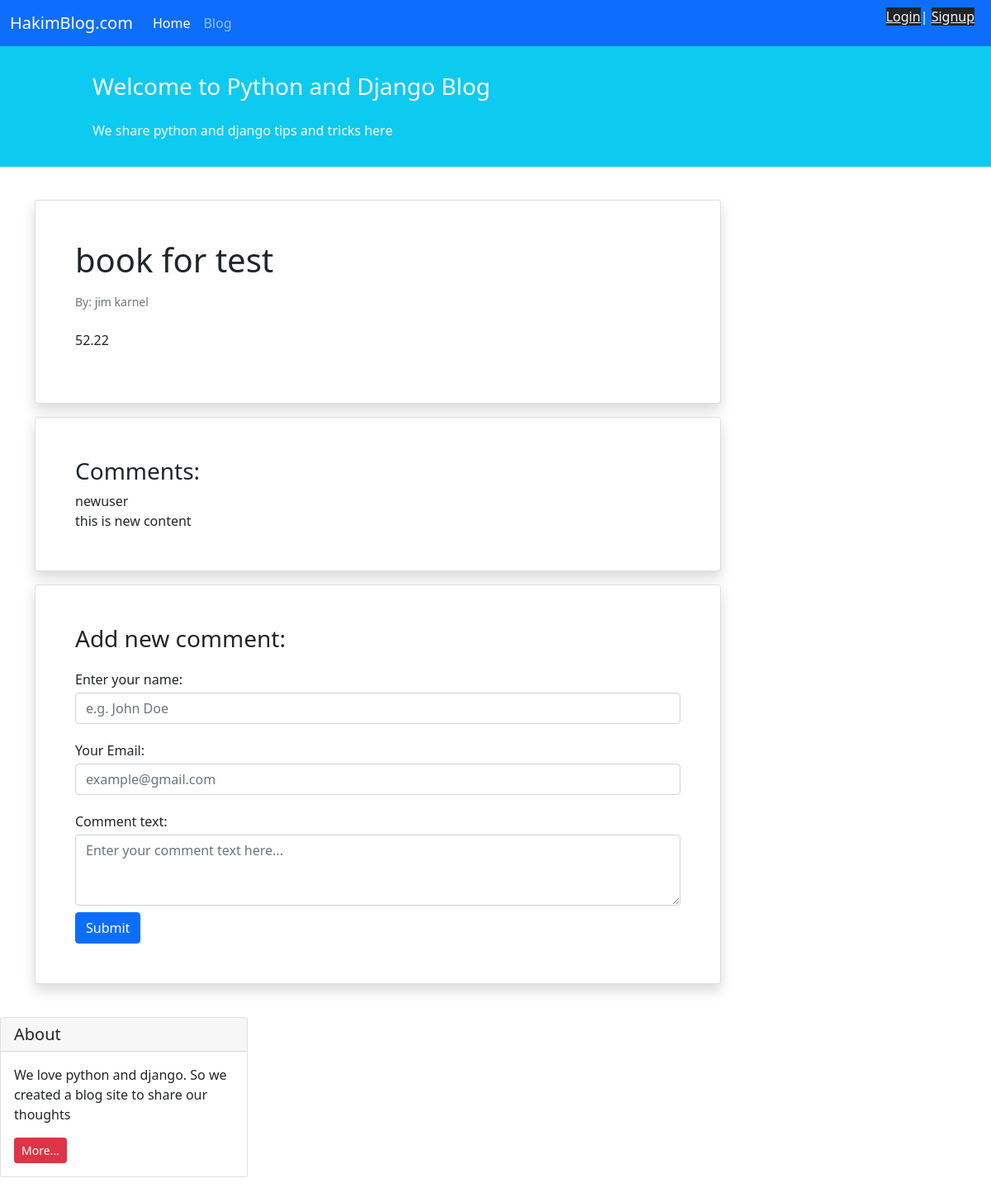
The page /store/1 on the database its author committed.
### Store/models.py (models this page shows, shortened)
class Book(models.Model):
    title = models.CharField(max_length=100)
    author = models.CharField(max_length=100)
    price = models.DecimalField( max_digits=6 , decimal_places=2)

class Review(models.Model):
    content = models.TextField()
    authorreview = models.ForeignKey(get_user_model() , on_delete= models.CASCADE, related_name='reviews')
    Book= models.ForeignKey(Book , on_delete= models.CASCADE,  related_name='reviews')

### accounts/models.py (models this page shows)
class CustomUser(AbstractUser):
    pass

### Store/views.py (the view)
# urls.py: path('<int:pk>' , BookDetailView.as_view() , name='book_detail')
class BookDetailView(generic.DetailView):
    model = Book
    template_name = 'store/book_detail.html'
    context_object_name = 'book_detail'

### pages/templates/store/book_detail.html (shortened to what this page needs)
{% extends '_base.html' %}
{% block content %}
    <div class="container mt-4">
        <div class="row">
            <div class="col-9">
                <div class="card shadow my-3 p-5">
                    <h1>{{ book_detail.title }}</h1>
                    <p class="small text-muted mt-2">By: {{ book_detail.author }}</p>
                    <p class="mt-2">{{ book_detail.price }}</p>
                </div>
                {% for review in book_detail.reviews.all %}
                <div class="card shadow my-3 p-5">
                    <h3>Comments:</h3>
                    {{  review.authorreview    }}
                    <br>
                    {{  review.content    }}
                </div>
                {% endfor %}
                <div class="card shadow my-3 p-5">
                    <h3>Add new comment:</h3>
                    <form method="POST">
                        <div class="form-group py-2">
                            <label class="py-1" for="author_name">Enter your name:</label>
                            <input type="text" class="form-control" placeholder="e.g. John Doe" name="author_name">
                        </div>
                        <div class="form-group py-2">
                            <label class="py-1" for="email">Your Email:</label>
                            <input type="email" class="form-control" placeholder="example@gmail.com" name="email">
                        </div>
                        <div class="form-group py-2">
                            <label class="py-1" for="comment_text">Comment text:</label>
                            <textarea class="form-control" name="text" rows="3"
                                      placeholder="Enter your comment text here..."></textarea>
                        </div>
                        <button type="submit" class="btn btn-primary">Submit</button>
                    </form>
                </div>
            </div>
            </div>
        </div>
{% endblock content %}

### rows shown on the page
Book: title "book for test", author "jim karnel", price "52.22"
Review: authorreview "newuser", content "this is new content"
